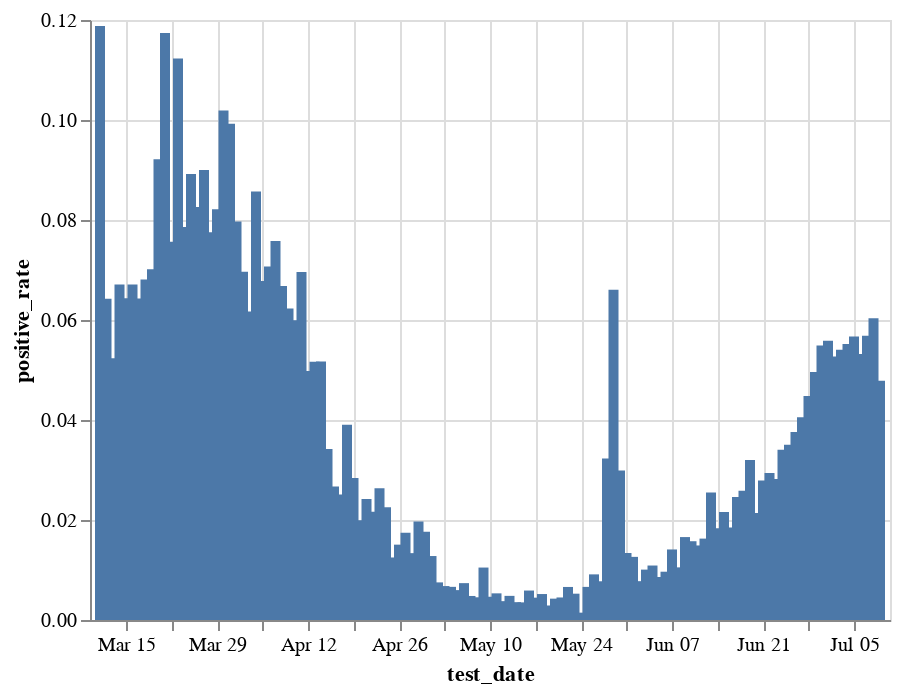

Notebook code cell kept with this figure:
### Code cell
pr = (bdi[(bdi.test_date>'2020') & (bdi.test_date<'2021')&(bdi.corona_result.isin(['positive', 'negative'])) & (bdi.is_first_Test=='Yes')]
 .groupby(['test_date', 'corona_result']).size().unstack()
 .assign(positive_rate=lambda x: x.positive/(x.positive+x.negative)))

alt.Chart(pr.reset_index()).mark_bar().encode(
    x='test_date',
    y='positive_rate',
    tooltip=['test_date', 'positive_rate']
).interactive()

### Figure 1 — Vega-Lite specification as saved in the notebook (floating-point values rounded to 4 significant figures)
{"config": {"view": {"continuousWidth": 400, "continuousHeight": 300}}, "data": {"name": "data-0363a8cafa3884c77adfe8b17fd477d6"}, "mark": "bar", "encoding": {"tooltip": [{"type": "temporal", "field": "test_date"}, {"type": "quantitative", "field": "positive_rate"}], "x": {"type": "temporal", "field": "test_date"}, "y": {"type": "quantitative", "field": "positive_rate"}}, "selection": {"selector011": {"type": "interval", "bind": "scales", "encodings": ["x", "y"]}}, "$schema": "https://vega.github.io/schema/vega-lite/v4.8.1.json", "datasets": {"data-0363a8cafa3884c77adfe8b17fd477d6": [{"test_date": "2020-03-11T00:00:00", "negative": 319, "positive": 43, "positive_rate": 0.1188}, {"test_date": "2020-03-12T00:00:00", "negative": 597, "positive": 41, "positive_rate": 0.06426}, {"test_date": "2020-03-13T00:00:00", "negative": 706, "positive": 39, "positive_rate": 0.05235}, {"test_date": "2020-03-14T00:00:00", "negative": 681, "positive": 49, "positive_rate": 0.06712}, {"test_date": "2020-03-15T00:00:00", "negative": 960, "positive": 66, "positive_rate": 0.06433}, {"test_date": "2020-03-16T00:00:00", "negative": 1335, "positive": 96, "positive_rate": 0.06709}, {"test_date": "2020-03-17T00:00:00", "negative": 1412, "positive": 97, "positive_rate": 0.06428}, {"test_date": "2020-03-18T00:00:00", "negative": 1930, "positive": 141, "positive_rate": 0.06808}, {"test_date": "2020-03-19T00:00:00", "negative": 2107, "positive": 159, "positive_rate": 0.07017}, {"test_date": "2020-03-20T00:00:00", "negative": 1734, "positive": 176, "positive_rate": 0.09215}, {"test_date": "2020-03-21T00:00:00", "negative": 1541, "positive": 205, "positive_rate": 0.1174}, {"test_date": "2020-03-22T00:00:00", "negative": 3311, "positive": 271, "positive_rate": 0.07566}, {"test_date": "2020-03-23T00:00:00", "negative": 3193, "positive": 404, "positive_rate": 0.1123}, {"test_date": "2020-03-24T00:00:00", "negative": 4538, "positive": 387, "positive_rate": 0.07858}, {"test_date": "2020-03-25T00:00:00", "negative": 5066, "positive": 496, "positive_rate": 0.08918}, {"test_date": "2020-03-26T00:00:00", "negative": 5932, "positive": 534, "positive_rate": 0.08259}, {"test_date": "2020-03-27T00:00:00", "negative": 5279, "positive": 522, "positive_rate": 0.08998}, {"test_date": "2020-03-28T00:00:00", "negative": 5316, "positive": 447, "positive_rate": 0.07756}, {"test_date": "2020-03-29T00:00:00", "negative": 4827, "positive": 432, "positive_rate": 0.08214}, {"test_date": "2020-03-30T00:00:00", "negative": 5350, "positive": 607, "positive_rate": 0.1019}, {"test_date": "2020-03-31T00:00:00", "negative": 6760, "positive": 745, "positive_rate": 0.09927}, {"test_date": "2020-04-01T00:00:00", "negative": 8315, "positive": 720, "positive_rate": 0.07969}, {"test_date": "2020-04-02T00:00:00", "negative": 8066, "positive": 604, "positive_rate": 0.06967}, {"test_date": "2020-04-03T00:00:00", "negative": 7799, "positive": 513, "positive_rate": 0.06172}, {"test_date": "2020-04-04T00:00:00", "negative": 5057, "positive": 474, "positive_rate": 0.0857}, {"test_date": "2020-04-05T00:00:00", "negative": 7438, "positive": 541, "positive_rate": 0.0678}, {"test_date": "2020-04-06T00:00:00", "negative": 5244, "positive": 399, "positive_rate": 0.07071}, {"test_date": "2020-04-07T00:00:00", "negative": 5354, "positive": 439, "positive_rate": 0.07578}, {"test_date": "2020-04-08T00:00:00", "negative": 3938, "positive": 282, "positive_rate": 0.06682}, {"test_date": "2020-04-09T00:00:00", "negative": 4454, "positive": 296, "positive_rate": 0.06232}, {"test_date": "2020-04-10T00:00:00", "negative": 5598, "positive": 357, "positive_rate": 0.05995}, {"test_date": "2020-04-11T00:00:00", "negative": 4383, "positive": 328, "positive_rate": 0.06962}, {"test_date": "2020-04-12T00:00:00", "negative": 5761, "positive": 302, "positive_rate": 0.04981}, {"test_date": "2020-04-13T00:00:00", "negative": 7821, "positive": 426, "positive_rate": 0.05166}, {"test_date": "2020-04-14T00:00:00", "negative": 6402, "positive": 349, "positive_rate": 0.0517}, {"test_date": "2020-04-15T00:00:00", "negative": 7233, "positive": 256, "positive_rate": 0.03418}, {"test_date": "2020-04-16T00:00:00", "negative": 9294, "positive": 255, "positive_rate": 0.0267}, {"test_date": "2020-04-17T00:00:00", "negative": 7375, "positive": 190, "positive_rate": 0.02512}, {"test_date": "2020-04-18T00:00:00", "negative": 6445, "positive": 262, "positive_rate": 0.03906}, {"test_date": "2020-04-19T00:00:00", "negative": 10508, "positive": 307, "positive_rate": 0.02839}, {"test_date": "2020-04-20T00:00:00", "negative": 10671, "positive": 217, "positive_rate": 0.01993}, {"test_date": "2020-04-21T00:00:00", "negative": 9313, "positive": 231, "positive_rate": 0.0242}, {"test_date": "2020-04-22T00:00:00", "negative": 9229, "positive": 204, "positive_rate": 0.02163}, {"test_date": "2020-04-23T00:00:00", "negative": 9386, "positive": 254, "positive_rate": 0.02635}, {"test_date": "2020-04-24T00:00:00", "negative": 7200, "positive": 166, "positive_rate": 0.02254}, {"test_date": "2020-04-25T00:00:00", "negative": 4817, "positive": 61, "positive_rate": 0.01251}, {"test_date": "2020-04-26T00:00:00", "negative": 7385, "positive": 113, "positive_rate": 0.01507}, {"test_date": "2020-04-27T00:00:00", "negative": 6975, "positive": 124, "positive_rate": 0.01747}, {"test_date": "2020-04-28T00:00:00", "negative": 6124, "positive": 83, "positive_rate": 0.01337}, {"test_date": "2020-04-29T00:00:00", "negative": 4573, "positive": 92, "positive_rate": 0.01972}, {"test_date": "2020-04-30T00:00:00", "negative": 6678, "positive": 120, "positive_rate": 0.01765}, {"test_date": "2020-05-01T00:00:00", "negative": 5787, "positive": 75, "positive_rate": 0.01279}, {"test_date": "2020-05-02T00:00:00", "negative": 2375, "positive": 18, "positive_rate": 0.007522}, {"test_date": "2020-05-03T00:00:00", "negative": 5854, "positive": 40, "positive_rate": 0.006787}, {"test_date": "2020-05-04T00:00:00", "negative": 5543, "positive": 37, "positive_rate": 0.006631}, {"test_date": "2020-05-05T00:00:00", "negative": 6319, "positive": 38, "positive_rate": 0.005978}, {"test_date": "2020-05-06T00:00:00", "negative": 6328, "positive": 47, "positive_rate": 0.007373}, {"test_date": "2020-05-07T00:00:00", "negative": 7246, "positive": 35, "positive_rate": 0.004807}, {"test_date": "2020-05-08T00:00:00", "negative": 3947, "positive": 18, "positive_rate": 0.00454}, {"test_date": "2020-05-09T00:00:00", "negative": 849, "positive": 9, "positive_rate": 0.01049}, {"test_date": "2020-05-10T00:00:00", "negative": 4710, "positive": 22, "positive_rate": 0.004649}, {"test_date": "2020-05-11T00:00:00", "negative": 5785, "positive": 31, "positive_rate": 0.00533}, {"test_date": "2020-05-12T00:00:00", "negative": 5021, "positive": 19, "positive_rate": 0.00377}, {"test_date": "2020-05-13T00:00:00", "negative": 4948, "positive": 24, "positive_rate": 0.004827}, {"test_date": "2020-05-14T00:00:00", "negative": 4469, "positive": 16, "positive_rate": 0.003567}, {"test_date": "2020-05-15T00:00:00", "negative": 1979, "positive": 7, "positive_rate": 0.003525}, {"test_date": "2020-05-16T00:00:00", "negative": 675, "positive": 4, "positive_rate": 0.005891}, {"test_date": "2020-05-17T00:00:00", "negative": 3341, "positive": 15, "positive_rate": 0.00447}, {"test_date": "2020-05-18T00:00:00", "negative": 4407, "positive": 23, "positive_rate": 0.005192}, {"test_date": "2020-05-19T00:00:00", "negative": 4124, "positive": 12, "positive_rate": 0.002901}, {"test_date": "2020-05-20T00:00:00", "negative": 3731, "positive": 16, "positive_rate": 0.00427}, {"test_date": "2020-05-21T00:00:00", "negative": 3976, "positive": 18, "positive_rate": 0.004507}, {"test_date": "2020-05-22T00:00:00", "negative": 2556, "positive": 17, "positive_rate": 0.006607}, {"test_date": "2020-05-23T00:00:00", "negative": 567, "positive": 3, "positive_rate": 0.005263}, {"test_date": "2020-05-24T00:00:00", "negative": 2718, "positive": 4, "positive_rate": 0.00147}, {"test_date": "2020-05-25T00:00:00", "negative": 4200, "positive": 28, "positive_rate": 0.006623}, {"test_date": "2020-05-26T00:00:00", "negative": 3800, "positive": 35, "positive_rate": 0.009126}, {"test_date": "2020-05-27T00:00:00", "negative": 4356, "positive": 34, "positive_rate": 0.007745}, {"test_date": "2020-05-28T00:00:00", "negative": 3056, "positive": 102, "positive_rate": 0.0323}, {"test_date": "2020-05-29T00:00:00", "negative": 1089, "positive": 77, "positive_rate": 0.06604}, {"test_date": "2020-05-30T00:00:00", "negative": 1558, "positive": 48, "positive_rate": 0.02989}, {"test_date": "2020-05-31T00:00:00", "negative": 5300, "positive": 72, "positive_rate": 0.0134}, {"test_date": "2020-06-01T00:00:00", "negative": 9227, "positive": 118, "positive_rate": 0.01263}, {"test_date": "2020-06-02T00:00:00", "negative": 12906, "positive": 101, "positive_rate": 0.007765}, {"test_date": "2020-06-03T00:00:00", "negative": 12672, "positive": 129, "positive_rate": 0.01008}, {"test_date": "2020-06-04T00:00:00", "negative": 14071, "positive": 155, "positive_rate": 0.0109}, {"test_date": "2020-06-05T00:00:00", "negative": 9448, "positive": 82, "positive_rate": 0.008604}, {"test_date": "2020-06-06T00:00:00", "negative": 6563, "positive": 64, "positive_rate": 0.009657}, {"test_date": "2020-06-07T00:00:00", "negative": 10553, "positive": 151, "positive_rate": 0.01411}, {"test_date": "2020-06-08T00:00:00", "negative": 11656, "positive": 124, "positive_rate": 0.01053}, {"test_date": "2020-06-09T00:00:00", "negative": 13401, "positive": 226, "positive_rate": 0.01658}, {"test_date": "2020-06-10T00:00:00", "negative": 12932, "positive": 207, "positive_rate": 0.01575}, {"test_date": "2020-06-11T00:00:00", "negative": 12026, "positive": 182, "positive_rate": 0.01491}, {"test_date": "2020-06-12T00:00:00", "negative": 5922, "positive": 98, "positive_rate": 0.01628}, {"test_date": "2020-06-13T00:00:00", "negative": 2180, "positive": 57, "positive_rate": 0.02548}, {"test_date": "2020-06-14T00:00:00", "negative": 9212, "positive": 172, "positive_rate": 0.01833}, {"test_date": "2020-06-15T00:00:00", "negative": 12098, "positive": 267, "positive_rate": 0.02159}, {"test_date": "2020-06-16T00:00:00", "negative": 11149, "positive": 210, "positive_rate": 0.01849}, {"test_date": "2020-06-17T00:00:00", "negative": 10545, "positive": 266, "positive_rate": 0.0246}, {"test_date": "2020-06-18T00:00:00", "negative": 10212, "positive": 271, "positive_rate": 0.02585}, {"test_date": "2020-06-19T00:00:00", "negative": 6839, "positive": 226, "positive_rate": 0.03199}, {"test_date": "2020-06-20T00:00:00", "negative": 2559, "positive": 56, "positive_rate": 0.02141}, {"test_date": "2020-06-21T00:00:00", "negative": 9679, "positive": 278, "positive_rate": 0.02792}, {"test_date": "2020-06-22T00:00:00", "negative": 11586, "positive": 351, "positive_rate": 0.0294}, {"test_date": "2020-06-23T00:00:00", "negative": 13635, "positive": 396, "positive_rate": 0.02822}, {"test_date": "2020-06-24T00:00:00", "negative": 12453, "positive": 439, "positive_rate": 0.03405}, {"test_date": "2020-06-25T00:00:00", "negative": 13431, "positive": 488, "positive_rate": 0.03506}, {"test_date": "2020-06-26T00:00:00", "negative": 8346, "positive": 326, "positive_rate": 0.03759}, {"test_date": "2020-06-27T00:00:00", "negative": 3407, "positive": 144, "positive_rate": 0.04055}, {"test_date": "2020-06-28T00:00:00", "negative": 12108, "positive": 568, "positive_rate": 0.04481}, {"test_date": "2020-06-29T00:00:00", "negative": 15274, "positive": 797, "positive_rate": 0.04959}, {"test_date": "2020-06-30T00:00:00", "negative": 15584, "positive": 905, "positive_rate": 0.05489}, {"test_date": "2020-07-01T00:00:00", "negative": 15424, "positive": 912, "positive_rate": 0.05583}, {"test_date": "2020-07-02T00:00:00", "negative": 17930, "positive": 997, "positive_rate": 0.05268}, {"test_date": "2020-07-03T00:00:00", "negative": 11956, "positive": 683, "positive_rate": 0.05404}, {"test_date": "2020-07-04T00:00:00", "negative": 6849, "positive": 400, "positive_rate": 0.05518}, {"test_date": "2020-07-05T00:00:00", "negative": 15808, "positive": 950, "positive_rate": 0.05669}, {"test_date": "2020-07-06T00:00:00", "negative": 21598, "positive": 1213, "positive_rate": 0.05318}, {"test_date": "2020-07-07T00:00:00", "negative": 19700, "positive": 1188, "positive_rate": 0.05687}, {"test_date": "2020-07-08T00:00:00", "negative": 16449, "positive": 1056, "positive_rate": 0.06033}, {"test_date": "2020-07-09T00:00:00", "negative": 5293, "positive": 266, "positive_rate": 0.04785}]}}
